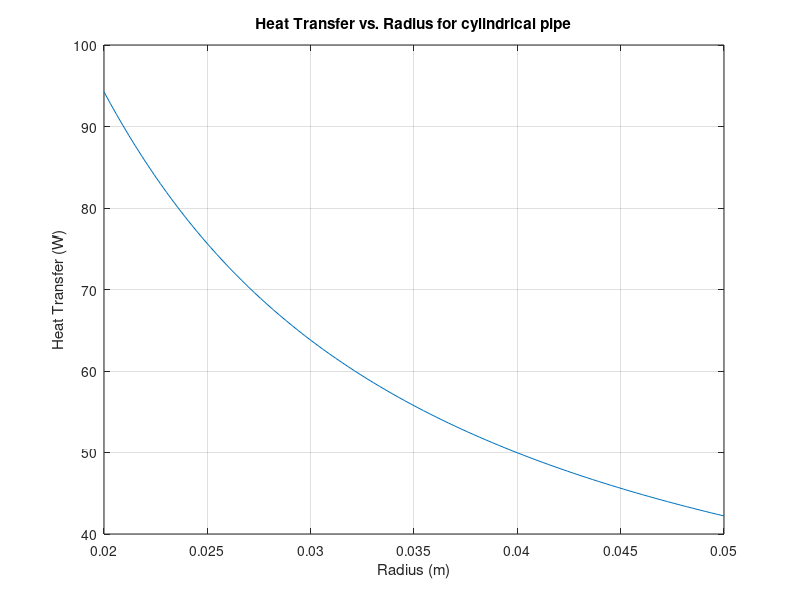

The MATLAB script that drew this image:
% Given parameters
T1 = 100;  % Outer surface temperature of the pipe (constant) in °C
T_infinity = 25;  % Temperature of the surrounding medium in °C
k = 0.1;  % Thermal conductivity of the insulation material in W/(m·K)
h = 10;  % Convection heat transfer coefficient in W/(m^2·K)
r1 = 0.02;  % Inner radius of the pipe in meters
L = 1;  % Length of the pipe in meters

% Create an array of radii from r1 to r2
r_values = linspace(r1, 0.05, 100);  % Outer radius of the insulation layer

% Calculate the thermal resistances
R_cond = log(r_values / r1) ./ (2 * pi * k * L); % Element-wise division
R_conv = 1 ./ (h * 2 * pi * r_values * L); % Element-wise division

% Calculate the total thermal resistance
R_total = R_cond + R_conv;

% Calculate the heat transfer Q
Q = (T1 - T_infinity) ./ R_total; % Element-wise division

% Plot Q vs. r
plot(r_values, Q);
xlabel('Radius (m)');
ylabel('Heat Transfer (W)');
title('Heat Transfer vs. Radius for cylindrical pipe');
grid on;
